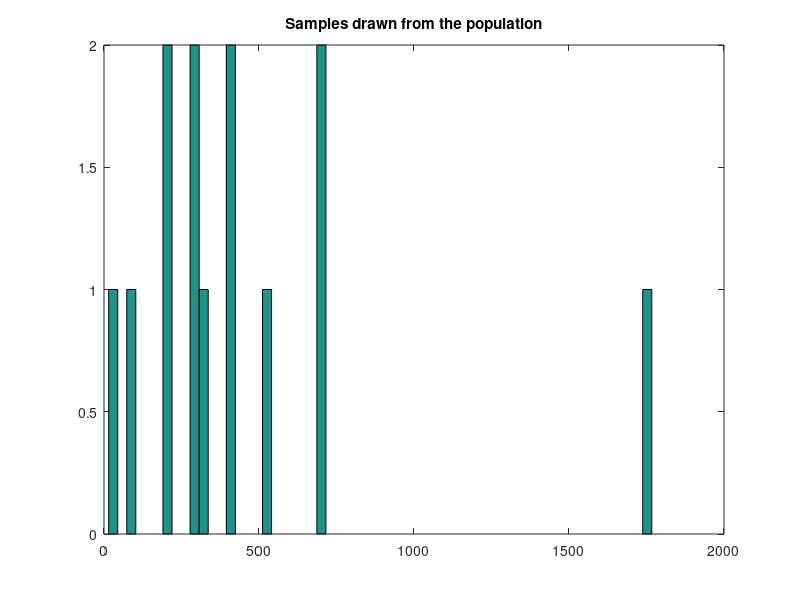

Here is the MATLAB script that generated this plot:
phoneCalls = [1, 0, 700; 
    1, 0, 400; 
    1, 0, 200; 
    2, 0, 700; 
    2, 0, 400; 
    2, 0, 100; 
    1, 200, 500; 
    1, 400, 700;
    2, 50, 376;
    1, 3, 534;
    2, 575, 2342;
    1 4 19;
    2 23 225;
    ]

amountOfCalls = size(phoneCalls,1);
infoTable = zeros(amountOfCalls,6);
countType1 = 0;
countType2 = 0;


for i = 1:amountOfCalls
   
    if(phoneCalls(i,1) == 1)
        countType1 = countType1 + 1;
       
    elseif(phoneCalls(i,1) == 2)
        countType2 = countType2 + 1;
       
    end
        
    infoTable(i,1) =  phoneCalls(i,1);
    infoTable(i,2) =  phoneCalls(i,2);
    infoTable(i,3) = phoneCalls(i,3);
    infoTable(i,4) = phoneCalls(i,3) - phoneCalls(i,2);
    
end


fprintf('General Table containing type 1 and 2')
display(infoTable);

type1Index = 1;
type2Index = 1;
infoTable1 = zeros(countType1 , 5);
infoTable2 = zeros(countType2 , 5);

for i = 1:amountOfCalls
    
   if(infoTable(i,1) == 1)
       
      infoTable1(type1Index,1) = 1;
      infoTable1(type1Index,2) = infoTable(i,2);
      infoTable1(type1Index,3) = infoTable(i,3);
      infoTable1(type1Index,4) = infoTable(i,4);
      
      type1Index = type1Index + 1;
   elseif(infoTable(i,1) == 2)
       
      infoTable2(type2Index,1) = 2;
      infoTable2(type2Index,2) = infoTable(i,2);
      infoTable2(type2Index,3) = infoTable(i,3);
      infoTable2(type2Index,4) = infoTable(i,4);
      
      type2Index = type2Index + 1;
      
   end
    
end

fprintf('Separated table of type 1');
display(infoTable1);

fprintf('Separated table of type 2');
display(infoTable2);

%%%%%%START CI

varGeneral = 0;
varType1 = 0;
varType2 = 0;
meanGeneral = 0;
meanType1 = 0;
meanType2 = 0;


for i = 1:amountOfCalls
   
    meanGeneral = meanGeneral + infoTable(i,4);
    
    if(infoTable(i,1) == 1)
        meanType1 = meanType1 + infoTable(i,4);
        
    else
        meanType2 = meanType2 + infoTable(i,4);
    
    
    end

end

meanGeneral = meanGeneral/amountOfCalls;
meanType1 = meanType1/countType1;
meanType2 = meanType2/countType2;

fprintf('mean general: ')
display(meanGeneral);
fprintf('mean type1: ')
display(meanType1);
fprintf('mean type2: ')
display(meanType2);


for i = 1:amountOfCalls
   
    varGeneral = varGeneral + (infoTable(i,4) - meanGeneral)^2;
    
    if(infoTable(i,1) == 1)
        varType1 = varType1 + (infoTable(i,4) - meanType1)^2;
       
    else
        varType2 = varType2 + (infoTable(i,4) - meanType2)^2;
    
    end

end


varGeneral = varGeneral/(amountOfCalls - 1);
varType1 = varType1/(countType1 - 1);
varType2 = varType2/(countType2 - 1);

fprintf('var general: ')
display(varGeneral);
fprintf('var type1: ')
display(varType1);
fprintf('var type2: ')
display(varType2);

stdGeneral = sqrt(varGeneral);
stdType1 = sqrt(varType1);
stdType2 = sqrt(varType2);

stdErrorGeneral = stdGeneral/sqrt(amountOfCalls);
stdErrorType1 = stdType1/sqrt(countType1);
stdErrorType2 = stdType2/sqrt(countType2);


tsGeneral = tinv([0.025  0.975], amountOfCalls - 1);
tsType1 = tinv([0.025  0.975], countType1 - 1);
tsType2 = tinv([0.025  0.975], countType2 - 1);

CIgeneral = meanGeneral + tsGeneral * stdErrorGeneral;
CItype1 = meanType1 + tsType1 * stdErrorType1;
CItype2 = meanType2 + tsType2 * stdErrorType2;


fprintf('Confidence Interval General');
display(CIgeneral);

fprintf('Confidence Interval Type1');
display(CItype1)

fprintf('Confidence Interval Type2');
display(CItype2)

%%%%%%%%%%%%%%%%%%%%%%%%%%%%%%%%%%%%%%%%%%%%
%testin - The formula is correct
[h,p,ci,stats] = ttest(infoTable(:,4), 0 ,'Alpha', 0.05);
%%%%%%%%%%%%%%%%%%%TO BE DELETED%%%%%%%%%%%%%%%

%A histogram lotting probably won't be very useful 
figure(1)
clf
hist(infoTable(:,4),60)  %50 bins
title('Samples drawn from the population');
%End Hist Plotting





